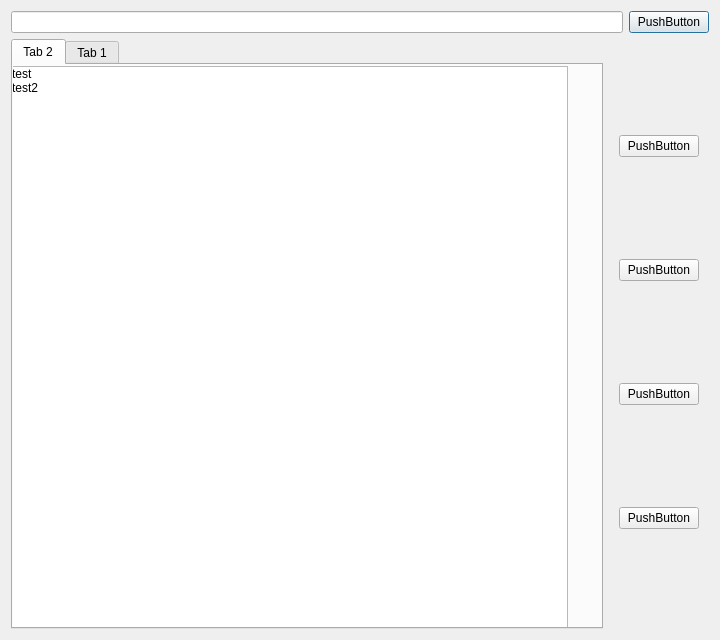
<?xml version="1.0" encoding="UTF-8"?>
<ui version="4.0">
 <class>MTGDeckUpdatingTool</class>
 <widget class="QDialog" name="MTGDeckUpdatingTool">
  <property name="windowModality">
   <enum>Qt::NonModal</enum>
  </property>
  <property name="geometry">
   <rect>
    <x>0</x>
    <y>0</y>
    <width>720</width>
    <height>640</height>
   </rect>
  </property>
  <property name="minimumSize">
   <size>
    <width>720</width>
    <height>640</height>
   </size>
  </property>
  <property name="maximumSize">
   <size>
    <width>720</width>
    <height>640</height>
   </size>
  </property>
  <property name="windowTitle">
   <string>Dialog</string>
  </property>
  <layout class="QGridLayout" name="gridLayout">
   <item row="0" column="0">
    <layout class="QVBoxLayout" name="verticalLayout_2" stretch="0,1">
     <item>
      <layout class="QHBoxLayout" name="horizontalLayout" stretch="0,0">
       <property name="sizeConstraint">
        <enum>QLayout::SetDefaultConstraint</enum>
       </property>
       <item>
        <widget class="QLineEdit" name="lineEdit"/>
       </item>
       <item>
        <widget class="QPushButton" name="pushButton_5">
         <property name="text">
          <string>PushButton</string>
         </property>
        </widget>
       </item>
      </layout>
     </item>
     <item>
      <layout class="QHBoxLayout" name="horizontalLayout_4">
       <item>
        <widget class="QTabWidget" name="tabWidget">
         <property name="enabled">
          <bool>true</bool>
         </property>
         <property name="sizePolicy">
          <sizepolicy hsizetype="Expanding" vsizetype="Expanding">
           <horstretch>2</horstretch>
           <verstretch>2</verstretch>
          </sizepolicy>
         </property>
         <property name="minimumSize">
          <size>
           <width>0</width>
           <height>0</height>
          </size>
         </property>
         <property name="tabShape">
          <enum>QTabWidget::Rounded</enum>
         </property>
         <property name="currentIndex">
          <number>0</number>
         </property>
         <widget class="QWidget" name="tab_2">
          <property name="sizePolicy">
           <sizepolicy hsizetype="Maximum" vsizetype="Minimum">
            <horstretch>0</horstretch>
            <verstretch>0</verstretch>
           </sizepolicy>
          </property>
          <attribute name="title">
           <string>Tab 2</string>
          </attribute>
          <widget class="QListWidget" name="listWidget">
           <property name="geometry">
            <rect>
             <x>-5</x>
             <y>1</y>
             <width>560</width>
             <height>720</height>
            </rect>
           </property>
           <property name="minimumSize">
            <size>
             <width>560</width>
             <height>0</height>
            </size>
           </property>
           <item>
            <property name="text">
             <string>test</string>
            </property>
           </item>
           <item>
            <property name="text">
             <string>test2</string>
            </property>
           </item>
          </widget>
         </widget>
         <widget class="QWidget" name="tab">
          <attribute name="title">
           <string>Tab 1</string>
          </attribute>
          <layout class="QGridLayout" name="gridLayout_4">
           <item row="0" column="0">
            <widget class="QScrollArea" name="scrollArea">
             <property name="widgetResizable">
              <bool>true</bool>
             </property>
             <widget class="QWidget" name="scrollAreaWidgetContents">
              <property name="geometry">
               <rect>
                <x>0</x>
                <y>0</y>
                <width>544</width>
                <height>524</height>
               </rect>
              </property>
              <widget class="QWidget" name="gridLayoutWidget">
               <property name="geometry">
                <rect>
                 <x>-1</x>
                 <y>-1</y>
                 <width>551</width>
                 <height>531</height>
                </rect>
               </property>
               <layout class="QGridLayout" name="gridLayout_5">
                <item row="2" column="2">
                 <widget class="QLabel" name="label">
                  <property name="text">
                   <string>TextLabel</string>
                  </property>
                 </widget>
                </item>
                <item row="0" column="2">
                 <widget class="QLabel" name="label_3">
                  <property name="text">
                   <string>TextLabel</string>
                  </property>
                 </widget>
                </item>
                <item row="0" column="1">
                 <widget class="QLabel" name="label_4">
                  <property name="text">
                   <string>TextLabel</string>
                  </property>
                 </widget>
                </item>
                <item row="1" column="2">
                 <widget class="QLabel" name="label_2">
                  <property name="text">
                   <string>TextLabel</string>
                  </property>
                 </widget>
                </item>
                <item row="0" column="0">
                 <widget class="QLabel" name="label_5">
                  <property name="text">
                   <string>TextLabel</string>
                  </property>
                 </widget>
                </item>
                <item row="1" column="0">
                 <widget class="QLabel" name="label_6">
                  <property name="text">
                   <string>TextLabel</string>
                  </property>
                 </widget>
                </item>
                <item row="1" column="1">
                 <widget class="QLabel" name="label_7">
                  <property name="text">
                   <string>TextLabel</string>
                  </property>
                 </widget>
                </item>
                <item row="2" column="0">
                 <widget class="QLabel" name="label_8">
                  <property name="text">
                   <string>TextLabel</string>
                  </property>
                 </widget>
                </item>
                <item row="2" column="1">
                 <widget class="QLabel" name="label_9">
                  <property name="text">
                   <string>TextLabel</string>
                  </property>
                 </widget>
                </item>
               </layout>
              </widget>
             </widget>
            </widget>
           </item>
          </layout>
         </widget>
        </widget>
       </item>
       <item>
        <layout class="QVBoxLayout" name="verticalLayout">
         <property name="sizeConstraint">
          <enum>QLayout::SetMaximumSize</enum>
         </property>
         <property name="leftMargin">
          <number>10</number>
         </property>
         <property name="rightMargin">
          <number>10</number>
         </property>
         <item>
          <widget class="QPushButton" name="pushButton_2">
           <property name="text">
            <string>PushButton</string>
           </property>
          </widget>
         </item>
         <item>
          <widget class="QPushButton" name="pushButton_4">
           <property name="text">
            <string>PushButton</string>
           </property>
          </widget>
         </item>
         <item>
          <widget class="QPushButton" name="pushButton_3">
           <property name="text">
            <string>PushButton</string>
           </property>
          </widget>
         </item>
         <item>
          <widget class="QPushButton" name="pushButton">
           <property name="text">
            <string>PushButton</string>
           </property>
          </widget>
         </item>
        </layout>
       </item>
      </layout>
     </item>
    </layout>
   </item>
  </layout>
 </widget>
 <resources/>
 <connections/>
</ui>
